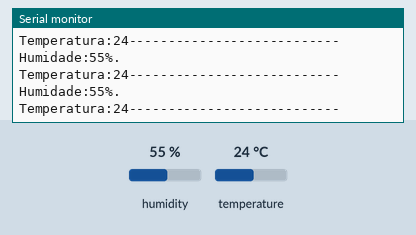
Recording of a sketch running on a simulated ESP32. Parts: the last lines printed to the serial monitor. The inputs (shaded band) are chosen by the test bench; at power-on: humidity 55 %, temperature 24 °C. WiFi joins after 1.5 s; servers stay silent unless stated; no MQTT or app messages arrive unless stated.

Above: at 6.2 s.
6.3 s: humidity set to 22 %
At 7.35 s:
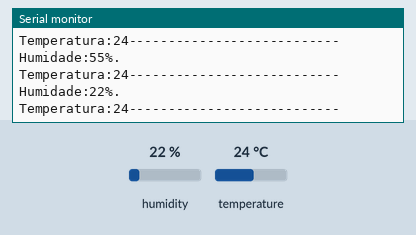
9.1 s: temperature set to 12 °C
At 9.49 s:
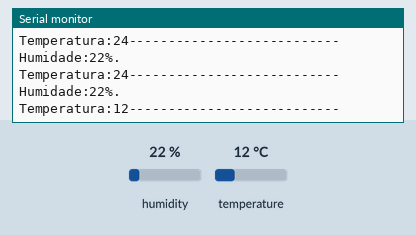
11.9 s: humidity set to 40 %
At 11.94 s:
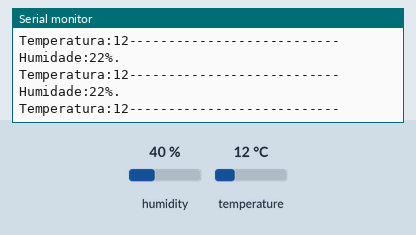
Timing chart, 0 to 14.9 s (numbered marks = the images above; inputs shaded):
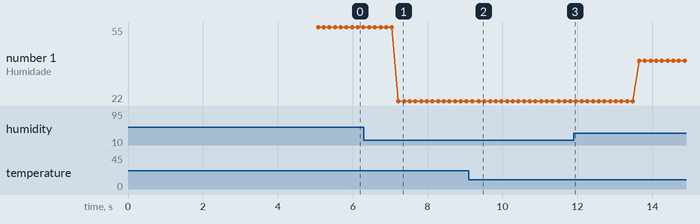

Measured:
- after the input at 6.3 s, the serial monitor: prints a new line after 0.92 s (image 1)
- after the input at 9.1 s, the serial monitor: prints a new line after 0.26 s (image 2)
- plotted number 1: 55 → 22 after the input at 6.3 s, 22 → 40 after the input at 11.9 s

The sketch:

ESP32_DHT11_code.ino
```cpp
#include <WiFi.h>
#include <PubSubClient.h>

const char* ssid = "Vodafone-9C4FA2";
const char* password =  "SgA6BzshV8";
const char* mqttServer = "192.168.1.102";
const int mqttPort = 1883;

WiFiClient espClient;
PubSubClient client(espClient);


#include <Adafruit_Sensor.h>
#include <DHT.h>
#include <DHT_U.h>

#include "DHT.h"
#define DHT_PIN 14
#define DHTTYPE DHT11

DHT dht(DHT_PIN, DHT11);

int hum = 0;
String hum_str;
char hum_char[50];

int tem = 0;
String tem_str;
char tem_char[50];


void setup() {
  Serial.begin(115200);
  Serial.println("Sensor de Humidade");

  dht.begin();


  WiFi.begin(ssid, password);

  while (WiFi.status() != WL_CONNECTED) {
    delay(5000);
    Serial.println("Connecting to WiFi..");
  }

  Serial.println("Connected to the WiFi network");

  client.setServer(mqttServer, mqttPort);

  while (!client.connected()) {
    Serial.println("Connecting to MQTT...");

    if (client.connect("ESP32Client", "","" )) {

      Serial.println("connected");

    } else {

      Serial.print("failed with state ");
      Serial.print(client.state());
      delay(2000);

    }
  }


}

void loop() {
  //delay(5000);
  Sensor_humidade();
  client.loop();
}

void Sensor_humidade() {
  hum = dht.readHumidity();
  tem = dht.readTemperature();

  while (isnan(hum)) {
    Serial.println("Falha de leitura");
    delay(2000);
    hum = dht.readHumidity();
    tem = dht.readTemperature();

  }

  Serial.print("Humidade:");
  Serial.print(hum);
  Serial.println("%.");

  Serial.print("Temperatura:");
  Serial.print(tem);

  Serial.println("---------------------------");

  delay(150);

  hum_str = String(hum); //converting Humidity (the float variable above) to a string
  hum_str.toCharArray(hum_char, hum_str.length() + 1); //packaging up the data to publish to mqtt whoa...
  client.publish("topico/hum",hum_char);


  tem_str = String(tem); //converting Humidity (the float variable above) to a string
  tem_str.toCharArray(tem_char, tem_str.length() + 1); //packaging up the data to publish to mqtt whoa...
  client.publish("topico/temperatura_dht",tem_char);


}
```
